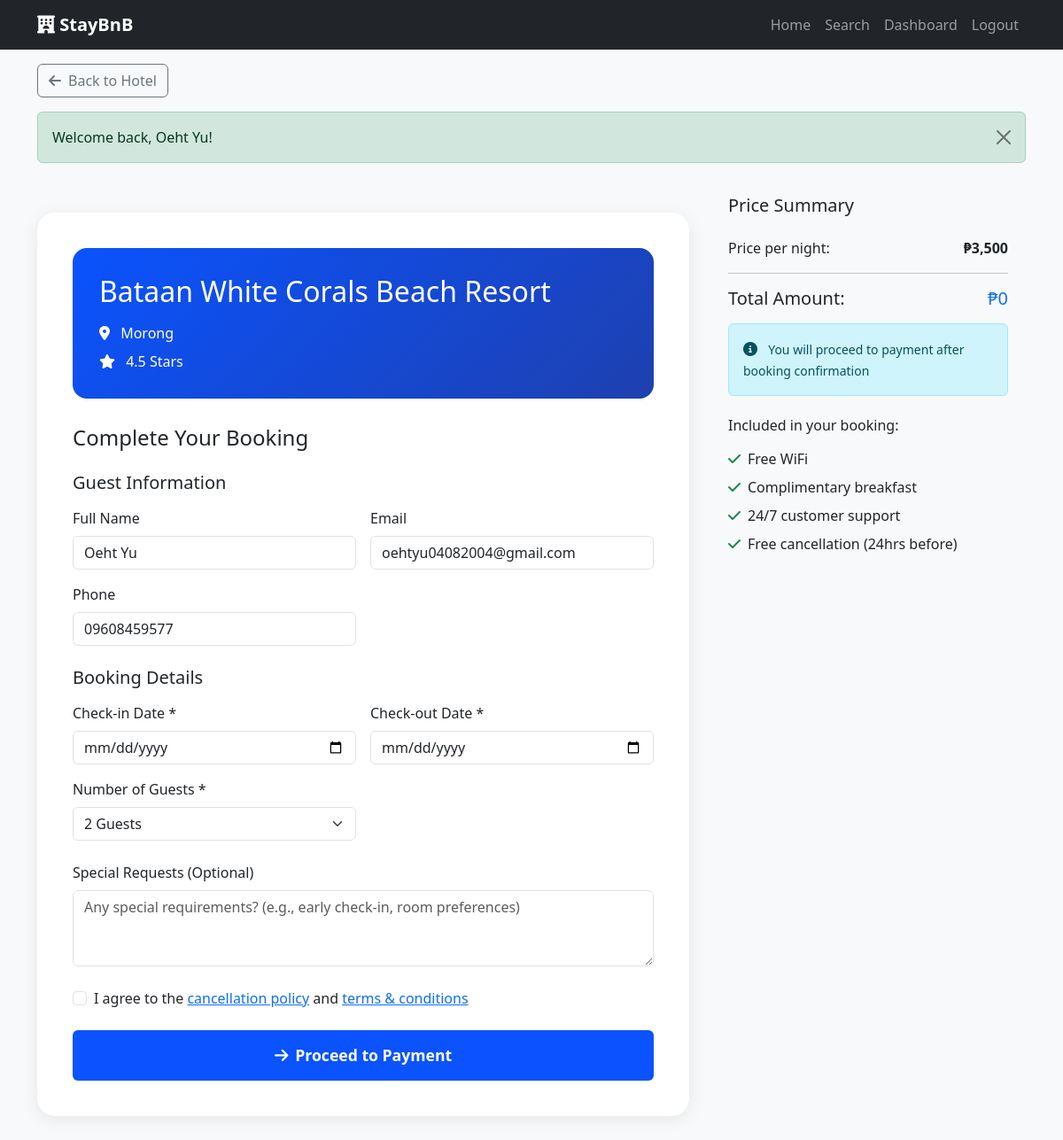
The page /StayBnB_Final/booking.php?hotel_id=1 (signed in) on the database its author committed.
### tables this page shows
CREATE TABLE `hotels` (
  `hotel_id` int(11) NOT NULL,
  `name` varchar(200) NOT NULL,
  `location` varchar(100) NOT NULL,
  `address` text NOT NULL,
  `description` text DEFAULT NULL,
  `phone` varchar(20) DEFAULT NULL,
  `email` varchar(100) DEFAULT NULL,
  `star_rating` decimal(2,1) DEFAULT 3.0,
  `price_per_night` decimal(10,2) NOT NULL,
  `available_rooms` int(11) DEFAULT 10,
  `total_rooms` int(11) DEFAULT 10,
  `check_in_time` time DEFAULT '14:00:00',
  `check_out_time` time DEFAULT '12:00:00',
  `amenities` text DEFAULT NULL,
  `policies` text DEFAULT NULL,
  `featured` tinyint(1) DEFAULT 0,
  `status` enum('active','inactive','maintenance') DEFAULT 'active',
  `created_at` timestamp NOT NULL DEFAULT current_timestamp(),
  `updated_at` timestamp NOT NULL DEFAULT current_timestamp() ON UPDATE current_timestamp()
);

CREATE TABLE `users` (
  `user_id` int(11) NOT NULL,
  `fullname` varchar(100) NOT NULL,
  `email` varchar(100) NOT NULL,
  `phone` varchar(20) DEFAULT NULL,
  `password_hash` varchar(255) NOT NULL,
  `address` text DEFAULT NULL,
  `verification_token` varchar(64) DEFAULT NULL,
  `is_verified` tinyint(1) DEFAULT 0,
  `status` enum('active','suspended','deleted') DEFAULT 'active',
  `created_at` timestamp NOT NULL DEFAULT current_timestamp(),
  `updated_at` timestamp NOT NULL DEFAULT current_timestamp() ON UPDATE current_timestamp()
);

### StayBnB_Final/config/db_connect.php (called while the page is built, shortened)
<?php
function is_logged_in() {
    return isset($_SESSION['user_id']) && !empty($_SESSION['user_id']);
}
function get_flash_message() {
    if (isset($_SESSION['flash_message'])) {
        $msg = [
            'message' => $_SESSION['flash_message'],
            'type' => $_SESSION['flash_type'] ?? 'info'
        ];
        return $msg;
    }
    return null;
}
function get_user_data($conn) {
    $stmt = $conn->prepare("SELECT * FROM users WHERE user_id = ?");
    $stmt->bind_param("i", $_SESSION['user_id']);
    $stmt->execute();
    $result = $stmt->get_result();
    if ($result->num_rows > 0) {
        return $result->fetch_assoc();
    }
    return null;
}
?>

### StayBnB_Final/booking.php (the view, shortened to what this page needs)
<?php
require_once 'config/db_connect.php';
$user = get_user_data($conn);
$hotel_id = isset($_GET['hotel_id']) ? intval($_GET['hotel_id']) : 0;
if ($hotel_id > 0) {
    $stmt = $conn->prepare("SELECT * FROM hotels WHERE hotel_id = ? AND status = 'active'");
    $stmt->bind_param("i", $hotel_id);
    $stmt->execute();
    $hotel_result = $stmt->get_result();
    $hotel = $hotel_result->fetch_assoc();
} else {
    redirect('index.php', 'Please select a hotel', 'error');
}
$flash = get_flash_message();
?>
<!DOCTYPE html>
<html lang="en">
<head>
    <link href="https://cdn.jsdelivr.net/npm/bootstrap@5.3.3/dist/css/bootstrap.min.css" rel="stylesheet">
    <link rel="stylesheet" href="https://cdnjs.cloudflare.com/ajax/libs/font-awesome/6.4.0/css/all.min.css">
</head>
<body>
    <nav class="navbar navbar-expand-lg navbar-dark bg-dark">
        <div class="container">
            <a class="navbar-brand fw-bold" href="index.php">
                <i class="fas fa-hotel"></i> StayBnB
            </a>
            <div class="collapse navbar-collapse" id="navbarNav">
                <ul class="navbar-nav ms-auto">
                    <li class="nav-item"><a class="nav-link" href="index.php">Home</a></li>
                    <li class="nav-item"><a class="nav-link" href="search.php">Search</a></li>
                    <li class="nav-item"><a class="nav-link" href="dashboard.php">Dashboard</a></li>
                    <li class="nav-item"><a class="nav-link" href="logout.php">Logout</a></li>
                </ul>
            </div>
        </div>
    </nav>
    <div class="container">
        <div class="row">
            <div class="col-12">
                <a href="hotel-details.php?id=<?= $hotel_id ?>" class="btn btn-outline-secondary mt-3">
                    <i class="fas fa-arrow-left me-2"></i>Back to Hotel
                </a>
            </div>
        </div>
        <?php if ($flash): ?>
        <div class="alert alert-<?= $flash['type'] === 'error' ? 'danger' : $flash['type'] ?> alert-dismissible fade show mt-3">
            <?= htmlspecialchars($flash['message']) ?>
            <button type="button" class="btn-close" data-bs-dismiss="alert"></button>
        </div>
        <?php endif; ?>
        <div class="row">
            <div class="col-lg-8">
                <div class="booking-container">
                    <div class="hotel-info">
                        <h2 class="mb-3"><?= htmlspecialchars($hotel['name']) ?></h2>
                        <p class="mb-2">
                            <i class="fas fa-map-marker-alt me-2"></i>
                            <?= htmlspecialchars($hotel['location']) ?>
                        </p>
                        <p class="mb-0">
                            <i class="fas fa-star me-2"></i>
                            <?= number_format($hotel['star_rating'], 1) ?> Stars
                        </p>
                    </div>
                    <h4 class="mb-4">Complete Your Booking</h4>
                    <form method="POST" action="booking.php?hotel_id=<?= $hotel_id ?>" id="bookingForm">
                        <div class="mb-4">
                            <h5 class="mb-3">Guest Information</h5>
                            <div class="row g-3">
                                <div class="col-md-6">
                                    <label class="form-label">Full Name</label>
                                    <input type="text" class="form-control"
                                           value="<?= htmlspecialchars($user['fullname']) ?>"
                                           readonly>
                                </div>
                                <div class="col-md-6">
                                    <label class="form-label">Email</label>
                                    <input type="email" class="form-control"
                                           value="<?= htmlspecialchars($user['email']) ?>"
                                           readonly>
                                </div>
                                <div class="col-md-6">
                                    <label class="form-label">Phone</label>
                                    <input type="tel" class="form-control"
                                           value="<?= htmlspecialchars($user['phone'] ?? '') ?>"
                                           readonly>
                                </div>
                            </div>
                        </div>
                        <div class="mb-4">
                            <h5 class="mb-3">Booking Details</h5>
                            <div class="row g-3">
                                <div class="col-md-6">
                                    <label class="form-label">Check-in Date *</label>
                                    <input type="date"
                                           class="form-control"
                                           name="checkin"
                                           id="checkin"
                                           min="<?= date('Y-m-d') ?>"
                                           value="<?= htmlspecialchars($_POST['checkin'] ?? '') ?>"
                                           required
                                           onchange="calculateTotal()">
                                </div>
                                <div class="col-md-6">
                                    <label class="form-label">Check-out Date *</label>
                                    <input type="date"
                                           class="form-control"
                                           name="checkout"
                                           id="checkout"
                                           min="<?= date('Y-m-d', strtotime('+1 day')) ?>"
                                           value="<?= htmlspecialchars($_POST['checkout'] ?? '') ?>"
                                           required
                                           onchange="calculateTotal()">
                                </div>
                                <div class="col-md-6">
                                    <label class="form-label">Number of Guests *</label>
                                    <select class="form-select" name="guests" required>
                                        <option value="2" selected>2 Guests</option>
                                    </select>
                                </div>
                            </div>
                        </div>
                        <div class="mb-4">
                            <label class="form-label">Special Requests (Optional)</label>
                            <textarea class="form-control"
                                      name="special_requests"
                                      rows="3"
                                      placeholder="Any special requirements? (e.g., early check-in, room preferences)"><?= htmlspecialchars($_POST['special_requests'] ?? '') ?></textarea>
                        </div>
                        <div class="form-check mb-4">
                            <input type="checkbox" class="form-check-input" id="terms" required>
                            <label class="form-check-label" for="terms">
                                I agree to the <a href="#">cancellation policy</a> and <a href="#">terms & conditions</a>
                            </label>
                        </div>
                        <button type="submit" name="create_booking" class="btn btn-primary btn-book w-100">
                            <i class="fas fa-arrow-right me-2"></i>Proceed to Payment
                        </button>
                    </form>
                </div>
            </div>
            <div class="col-lg-4">
                <div class="price-summary">
                    <h5 class="mb-4">Price Summary</h5>
                    <div class="d-flex justify-content-between mb-2">
                        <span>Price per night:</span>
                        <strong>₱<?= number_format($hotel['price_per_night']) ?></strong>
                    </div>
                    <hr>
                    <div class="d-flex justify-content-between mb-3">
                        <span class="h5 mb-0">Total Amount:</span>
                        <span class="h5 mb-0 text-primary" id="totalAmount">₱0</span>
                    </div>
                    <div class="alert alert-info mb-0">
                        <i class="fas fa-info-circle me-2"></i>
                        <small>You will proceed to payment after booking confirmation</small>
                    </div>
                    <div class="mt-4">
                        <h6 class="mb-3">Included in your booking:</h6>
                        <ul class="list-unstyled">
                            <li class="mb-2">
                                <i class="fas fa-check text-success me-2"></i>Free WiFi
                            </li>
                            <li class="mb-2">
                                <i class="fas fa-check text-success me-2"></i>Complimentary breakfast
                            </li>
                            <li class="mb-2">
                                <i class="fas fa-check text-success me-2"></i>24/7 customer support
                            </li>
                            <li class="mb-2">
                                <i class="fas fa-check text-success me-2"></i>Free cancellation (24hrs before)
                            </li>
                        </ul>
                    </div>
                </div>
            </div>
        </div>
    </div>
</body>
</html>

### StayBnB_Final/booking.php (style rules this page uses)
body { background: #f8f9fa; font-family: 'Segoe UI', sans-serif; }
.booking-container { background: white; border-radius: 20px; box-shadow: 0 4px 20px rgba(0,0,0,0.08); padding: 40px; margin: 40px 0; }
.hotel-info { background: linear-gradient(135deg, #0a53fe 0%, #1e40af 100%); color: white; border-radius: 16px; padding: 30px; margin-bottom: 30px; }
.price-summary { background: #f8f9fa; border-radius: 12px; padding: 20px; position: sticky; top: 20px; }
.btn-book { background: #0a53fe; border: none; padding: 15px; font-size: 1.1rem; font-weight: 600; }

### rows shown on the page
hotels: name "Bataan White Corals Beach Resort", location "Morong", star_rating "4.5", price_per_night "3,500"
users: fullname "Oeht Yu", email "oehtyu04082004@gmail.com", phone "09608459577"

### other values the page prints
$flash['message'] "Welcome back, Oeht Yu!"
